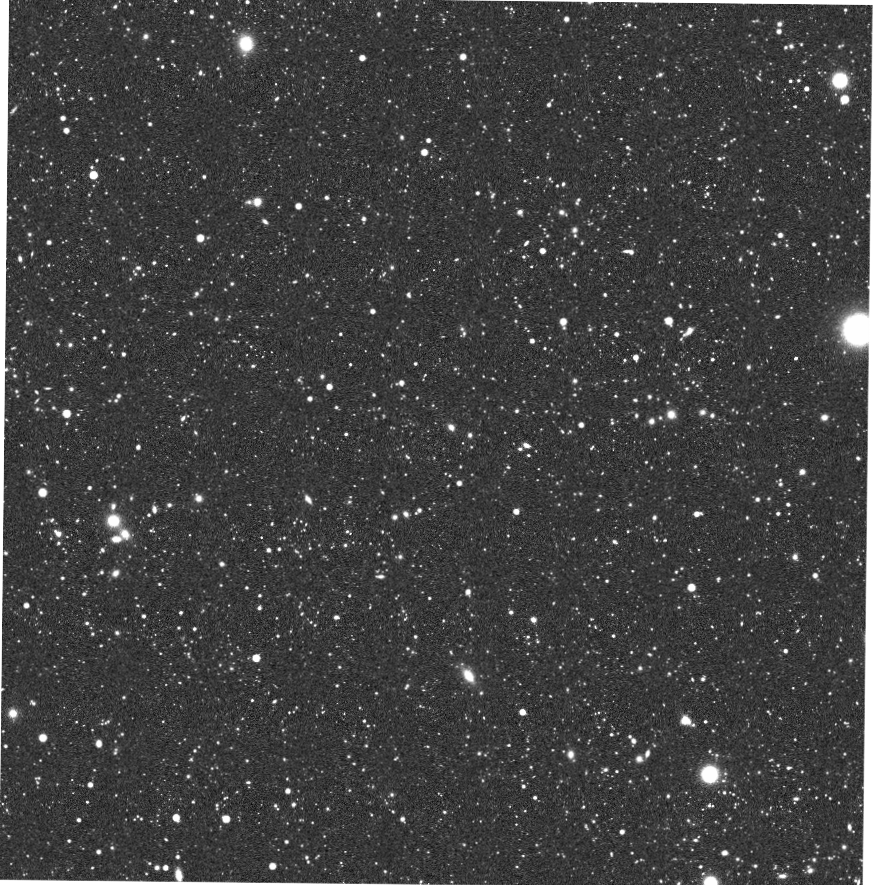
#> input picture LSST-Image.png, 873 x 885 px, found by its file name
$ jupyter execute --allow-errors black_hole_FINAL_testing.ipynb
#> lines starting #> are read from the running program, lines starting #| are printed output that depends on the picture
# Packages

[cell 1]
# pip install imageio[ffmpeg]

import numpy as np
import matplotlib.pyplot as plt
import matplotlib as mpl
import astropy.constants as cst
import astropy.units as u
import imageio
import scipy as sp
import matplotlib.image as mpimg
import matplotlib.patches as patches
from skimage import io, color
import pandas as pd
from astropy import units as u
from astropy.coordinates import SkyCoord, Distance
from astropy.io import fits
from astropy.table import QTable
from astropy.utils.data import download_file
import astropy.coordinates as coord
import astropy.units as u
import astropy.constants as cst
from astropy.coordinates import SkyCoord, Distance
from astropy.io import fits
from astropy.table import QTable
from astropy.utils.data import download_file

# Lensing Functions

[cell 2]
# [108 lines left out: functions lens_to_source_plane, obtain_grids_orignal, obtain_grids, transform_img, not called in this run]

# Read Data

#> (a cell that did not finish here is left out)

# Run

[cell 4]
"""LOAD IMAGE
"""
# Load image
img = mpimg.imread("LSST-image.png")
#> img is the input picture: shape (885, 873, 4) float32; mean R, G, B, A 0.255, 0.255, 0.255, 0.987

# Stack multiple images
# img = np.hstack((img, img))

# Make image 2D
img = img[:,:,0]
#> img: shape (885, 873) float32


"""SLICE SECTION OF IMAGE
- Slices a section of image. Useful to reduce running time for testing.
"""
# Get image dimensions (height, width)
img_height, img_width = img.shape
#> img_height = 885; img_width = 873

# Define the fractional region you want to cut out
x_frac_start, y_frac_start = 0.1, 0.2  # Starting fraction (top-left corner of the section)
width_frac, height_frac = 0.2, 0.2     # Width and height fraction of the section

# Convert fractions to pixel values
x_start = int(x_frac_start * img_width)
#> x_start = 87
y_start = int(y_frac_start * img_height)
#> y_start = 177
width = int(width_frac * img_width)
#> width = 174
height = int(height_frac * img_height)
#> height = 177

# Slice the image to get the desired section
img = img[y_start:y_start + height, x_start:x_start + width]
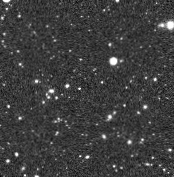
#> img: shape (177, 174) float32; min 0.0235, max 0.996, mean 0.242


"""SELECT SET OF BH TO PLOT (1)
Leave either (1) or (2) uncommented
- Sets filters to select BH with a given mass and distance, and centre the image on its position
"""
####  Based on mass and distance ####
#> (the rest of this cell did not finish here and is left out)
